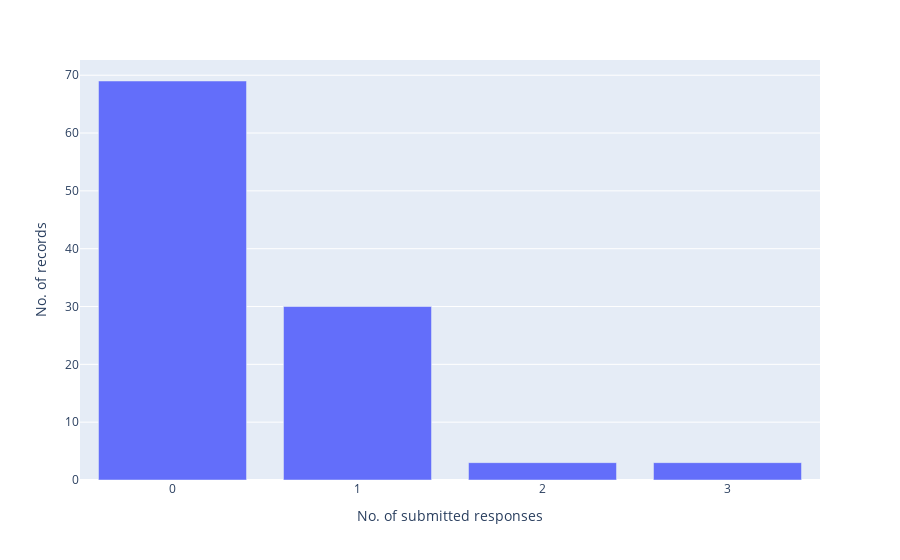

Notebook code cell kept with this figure:
### Markdown cell above
Ratings often represent a subjective value, meaning that there is no wrong or right answer for these questions. However, since a `RatingQuestion` has a closed set of options, their results can help with visualizing the disagreement between annotators. On the other hand, texts are unique and subjective, making it almost impossible that two annotators will give the same answer for a `TextQuestion`. For this reason, we don't recommend using these responses to measure disagreements.

If you want to do an initial exploration of the responses, you can use your preferred library for plotting data. Here are some simple examples of some visualisations that you could do to evaluate the potential disagreement in the responses:

### Code cell
# plot 1: submitted responses per record
from collections import Counter,OrderedDict
import plotly.express as px

count_submitted = Counter()
for record in feedback:
    if record['responses'] != []:
        submitted = [r for r in record['responses'] if r['status']=='submitted']
        count_submitted[len(submitted)] += 1
count_submitted = OrderedDict(sorted(count_submitted.items()))
count_submitted = [{'submitted_responses': k, 'no_records': v} for k,v in count_submitted.items()]


fig = px.bar(count_submitted, x='submitted_responses', y='no_records')
fig.update_xaxes(title_text="No. of submitted responses", dtick=1)
fig.update_yaxes(title_text="No. of records")
fig.show()

### Figure 1 — Plotly figure (JSON) as saved in the notebook; plotly's stock layout.template omitted (floating-point values rounded to 4 significant figures)
{"data": [{"alignmentgroup": "True", "hovertemplate": "submitted_responses=%{x}<br>no_records=%{y}<extra></extra>", "legendgroup": "", "marker": {"color": "#636efa", "pattern": {"shape": ""}}, "name": "", "offsetgroup": "", "orientation": "v", "showlegend": false, "textposition": "auto", "type": "bar", "x": [0, 1, 2, 3], "xaxis": "x", "y": [69, 30, 3, 3], "yaxis": "y"}], "layout": {"barmode": "relative", "legend": {"tracegroupgap": 0}, "margin": {"t": 60}, "xaxis": {"anchor": "y", "domain": [0, 1], "dtick": 1, "title": {"text": "No. of submitted responses"}}, "yaxis": {"anchor": "x", "domain": [0, 1], "title": {"text": "No. of records"}}}}
